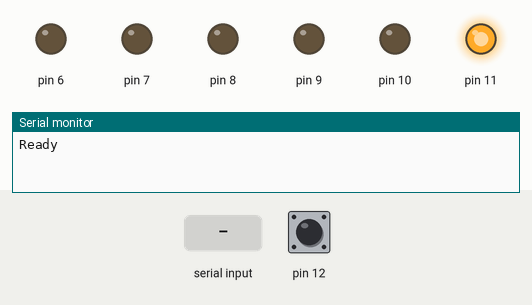
Bench run of a sketch on a simulated Arduino Uno, built with avr-gcc and run on an emulated ATmega328P. On the bench: output pins drawn as LEDs (lit = HIGH), the last lines printed to the serial monitor. The inputs (shaded band) are chosen by the test bench; at power-on: pin 12 HIGH.

Above: at 1.2 s.
1.3 s: byte 49 (49) received over Serial
2.8 s: "4" received over Serial
At 3.2 s:
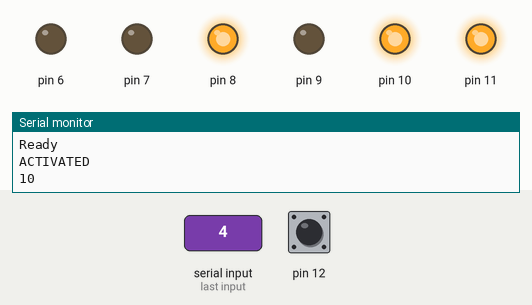
4.9 s: "2" received over Serial
At 5.7 s:
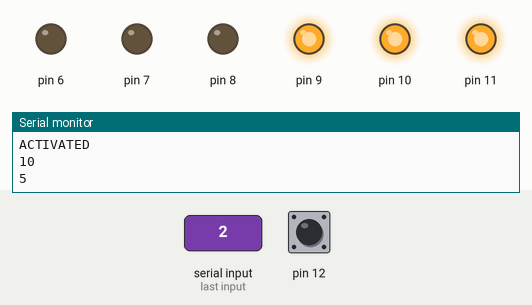
Timing chart, 0 to 15.4 s (numbered marks = the images above; inputs shaded):
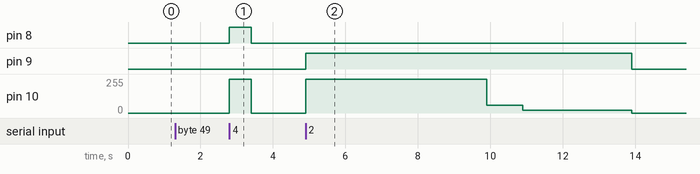

The sketch:

test_gripper1.ino
```cpp
bool task = false;

void setup() {
  // put your setup code here, to run once:
  Serial.begin(9600);
  Serial.println("Ready");

  pinMode(6, OUTPUT);
  pinMode(7, OUTPUT);
  pinMode(8, OUTPUT);
  pinMode(9, OUTPUT);


  pinMode(11, OUTPUT);
  pinMode(12, INPUT);
  digitalWrite(11, HIGH);
}

void loop() {
  open_gripper();
  digitalWrite(8, LOW); digitalWrite(9, LOW); analogWrite(10, 0);

  while(true){
    if(Serial.read() == 49){ break; }
  }
  Serial.println("ACTIVATED");
  Serial.println("10");


  while(true){
    char bytein = Serial.read();


    if(bytein == '2')
    {
      close_whisk();
      Serial.println("5");
    }

    else if(bytein == '3')
    {
      close_bowl();
      Serial.println("5");
    }
    else if(bytein == '4')
    {
      open_a_bit();
      Serial.println("5");
    }
    else if(bytein == '6')
    {
      open_gripper();
      Serial.println("5");
    }
    else if(bytein == '7')
    {
      close_a_bit();
      Serial.println("5");
    }
    else if(bytein == '8')
    {
      close_pan();
      Serial.println("5");
    }
  }
}

void close_whisk() {
  digitalWrite(8, LOW); digitalWrite(9, HIGH); analogWrite(10, 255);
  delay(5000);

  digitalWrite(8, LOW); digitalWrite(9, HIGH); analogWrite(10, 60);
  delay(1000);
  digitalWrite(8, LOW); digitalWrite(9, HIGH); analogWrite(10, 20);
  delay(3000);
  digitalWrite(8, LOW); digitalWrite(9, LOW); analogWrite(10, 0);
}

void close_bowl() {
  digitalWrite(8, LOW); digitalWrite(9, HIGH); analogWrite(10, 255);
  delay(9000);

  digitalWrite(8 , LOW); digitalWrite(9, HIGH); analogWrite(10, 25);
  delay(4000);

  digitalWrite(8, LOW); digitalWrite(9, LOW); analogWrite(10, 0);
}

void open_gripper() {
  digitalWrite(8, HIGH); digitalWrite(9, LOW); analogWrite(10, 255);
  while(digitalRead(12) == 0) {}
  digitalWrite(8, LOW); digitalWrite(9, LOW); analogWrite(10, 0);
}

void open_a_bit(){
  digitalWrite(8, HIGH); digitalWrite(9, LOW); analogWrite(10, 255);
  delay(600);
  digitalWrite(8, LOW); digitalWrite(9, LOW); analogWrite(10, 0);
}

void close_a_bit(){
  digitalWrite(8, LOW); digitalWrite(9, HIGH); analogWrite(10, 50);
  delay(500);
  digitalWrite(8, LOW); digitalWrite(9, LOW); analogWrite(10, 0);
}

void close_pan(){
  digitalWrite(8, LOW); digitalWrite(9, HIGH); analogWrite(10, 255);
  delay(5500);

  digitalWrite(8 , LOW); digitalWrite(9, HIGH); analogWrite(10, 25);
  delay(2000);

  digitalWrite(8, LOW); digitalWrite(9, LOW); analogWrite(10, 0);
}
```

Measured:
- after the input at 2.8 s, pin 8: LOW → HIGH at once, → LOW 0.60 s later; pin 10: 0/255 → 255/255 at once, → 0/255 0.60 s later
- after the input at 4.9 s, pin 9: LOW → HIGH at once, → LOW 9.0 s later; pin 10: 0/255 → 255/255 at once, → 60/255 5.0 s later, → 20/255 1.0 s later, → 0/255 3.0 s later
